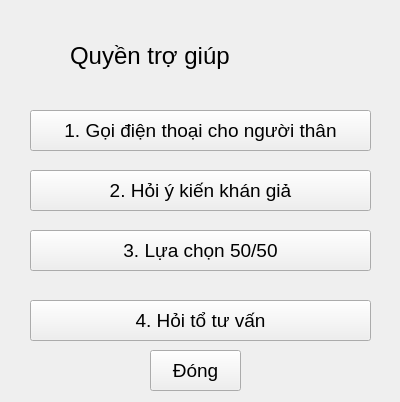
<?xml version="1.0" encoding="UTF-8"?>
<ui version="4.0">
 <class>QuyenTroGiup</class>
 <widget class="QWidget" name="QuyenTroGiup">
  <property name="geometry">
   <rect>
    <x>0</x>
    <y>0</y>
    <width>400</width>
    <height>402</height>
   </rect>
  </property>
  <property name="windowTitle">
   <string>Form</string>
  </property>
  <widget class="QLabel" name="label_3">
   <property name="geometry">
    <rect>
     <x>70</x>
     <y>30</y>
     <width>241</width>
     <height>51</height>
    </rect>
   </property>
   <property name="font">
    <font>
     <pointsize>18</pointsize>
    </font>
   </property>
   <property name="text">
    <string>Quyền trợ giúp</string>
   </property>
  </widget>
  <widget class="QPushButton" name="p1">
   <property name="geometry">
    <rect>
     <x>30</x>
     <y>110</y>
     <width>341</width>
     <height>41</height>
    </rect>
   </property>
   <property name="font">
    <font>
     <pointsize>14</pointsize>
    </font>
   </property>
   <property name="text">
    <string>1. Gọi điện thoại cho người thân</string>
   </property>
  </widget>
  <widget class="QPushButton" name="p2">
   <property name="geometry">
    <rect>
     <x>30</x>
     <y>170</y>
     <width>341</width>
     <height>41</height>
    </rect>
   </property>
   <property name="font">
    <font>
     <pointsize>14</pointsize>
    </font>
   </property>
   <property name="layoutDirection">
    <enum>Qt::LeftToRight</enum>
   </property>
   <property name="text">
    <string>2. Hỏi ý kiến khán giả</string>
   </property>
  </widget>
  <widget class="QPushButton" name="p3">
   <property name="geometry">
    <rect>
     <x>30</x>
     <y>230</y>
     <width>341</width>
     <height>41</height>
    </rect>
   </property>
   <property name="sizePolicy">
    <sizepolicy hsizetype="Minimum" vsizetype="Fixed">
     <horstretch>0</horstretch>
     <verstretch>0</verstretch>
    </sizepolicy>
   </property>
   <property name="font">
    <font>
     <pointsize>14</pointsize>
     <kerning>true</kerning>
    </font>
   </property>
   <property name="acceptDrops">
    <bool>false</bool>
   </property>
   <property name="inputMethodHints">
    <set>Qt::ImhNone</set>
   </property>
   <property name="text">
    <string>3. Lựa chọn 50/50</string>
   </property>
  </widget>
  <widget class="QPushButton" name="p4">
   <property name="geometry">
    <rect>
     <x>30</x>
     <y>300</y>
     <width>341</width>
     <height>41</height>
    </rect>
   </property>
   <property name="font">
    <font>
     <pointsize>14</pointsize>
    </font>
   </property>
   <property name="text">
    <string>4. Hỏi tổ tư vấn</string>
   </property>
  </widget>
  <widget class="QPushButton" name="close">
   <property name="geometry">
    <rect>
     <x>150</x>
     <y>350</y>
     <width>91</width>
     <height>41</height>
    </rect>
   </property>
   <property name="font">
    <font>
     <pointsize>14</pointsize>
    </font>
   </property>
   <property name="text">
    <string>Đóng</string>
   </property>
  </widget>
 </widget>
 <resources/>
 <connections/>
</ui>
